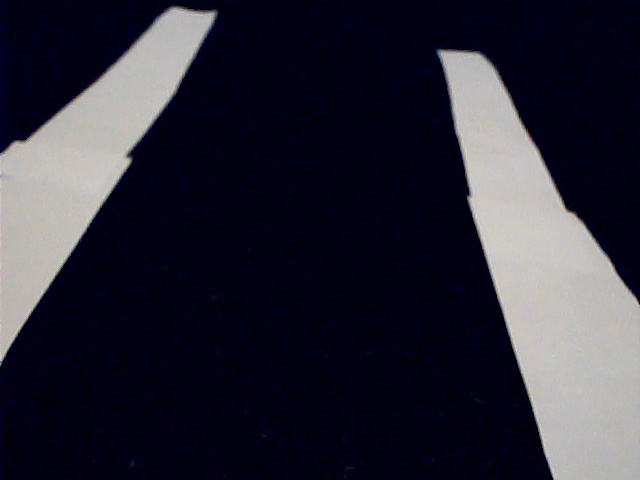
#> input picture Smart-car-project/Smart-car-project/Bilder/testPictures0.jpg, 640 x 480 px
$ python -i finish.py   (imports and definitions only)
#> lines starting #> are read from the running program, lines starting #| are printed output that depends on the picture; after the words box and inside, x2 and y2 are one past the last pixel; in counts of white or black regions, pixels touching at a corner belong together
#> further down, picture is the input picture: shape (480, 640, 3); mean B, G, R 55.9, 42.6, 43.5
# -*- coding: utf-8 -*-

import cv2
import numpy as np

def detect_finish(frame):
    # Crop the image
    crop_img = frame

    # Convert to grayscale
    hsv = cv2.cvtColor(frame, cv2.COLOR_BGR2HSV)
#> hsv: shape (480, 640, 3); mean H, S, V 103.1, 197.3, 57.4

    # Gaussian blur
    blur = cv2.GaussianBlur(hsv,(5,5),0)
#> blur: shape (480, 640, 3); mean H, S, V 103.1, 197.3, 57.4

    lower_blue = np.array([60, 40, 40])
    upper_blue = np.array([150, 255, 255])
    mask = cv2.inRange(hsv, lower_blue, upper_blue)
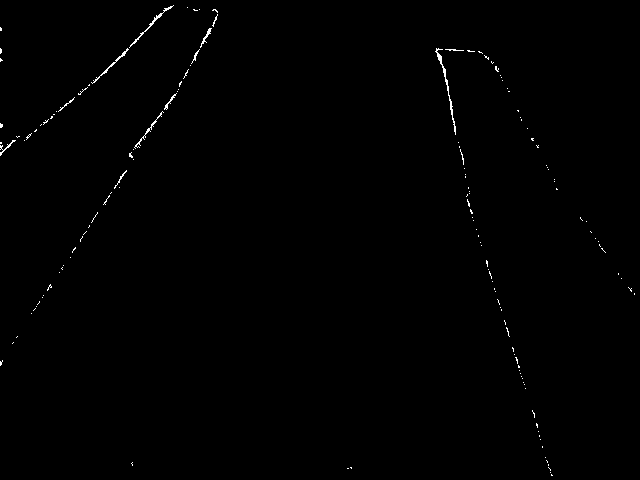
#> mask: shape (480, 640); 0.43% white in thin lines or dots

    # Find the contours of the frame
    contours,hierarchy = cv2.findContours(mask.copy(), 1, cv2.CHAIN_APPROX_NONE)
#> contours = 154 contours, 147 with area under 20; largest, box (x1, y1, x2, y2) and area: (435, 48, 456, 135) 88, (129, 5, 174, 48) 65, (91, 48, 129, 84) 51, (134, 111, 164, 149) 33, (200, 28, 212, 48) 30, (164, 93, 177, 110) 22, (0, 140, 16, 156) 22

    # Find the biggest contour (if detected)
    if len(contours) > 0:
        return True
    else:
        return False

>>> import cv2
>>> picture = cv2.imread('../Bilder/testPictures0.jpg')
>>> result = detect_finish(picture)
#> result = True
